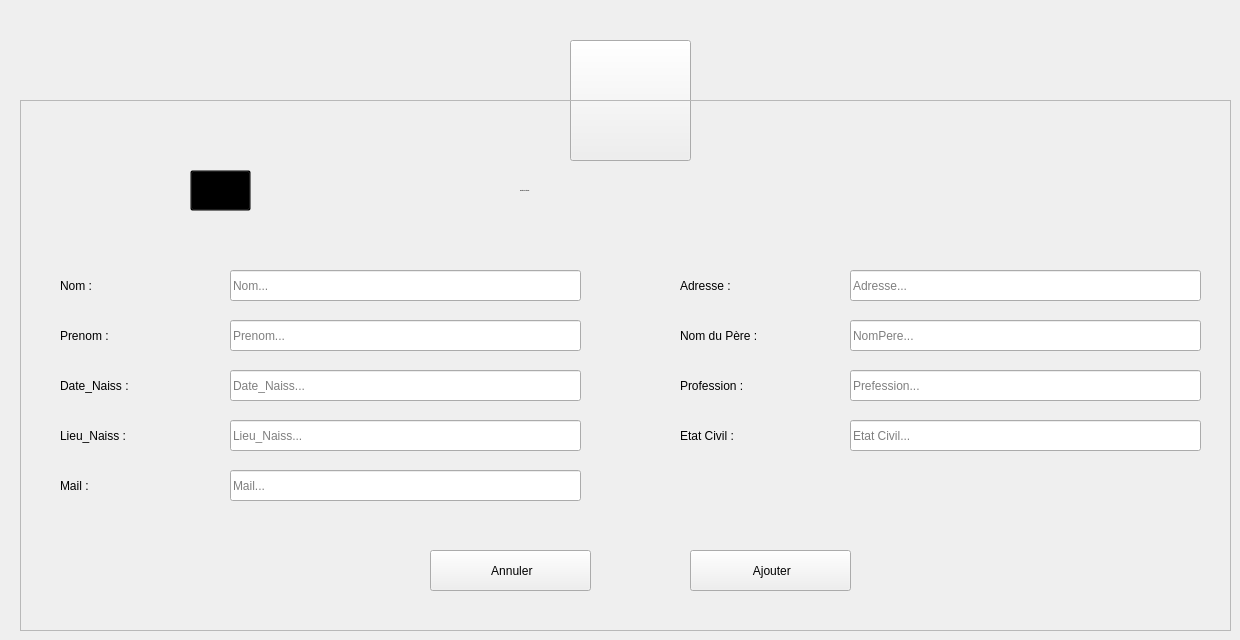
      <widget class="QWidget" name="Ajouter_Citoyen_2">
       <widget class="QToolButton" name="toolButton_20">
        <property name="geometry">
         <rect>
          <x>570</x>
          <y>40</y>
          <width>121</width>
          <height>121</height>
         </rect>
        </property>
        <property name="styleSheet">
         <string notr="true"/>
        </property>
        <property name="text">
         <string/>
        </property>
        <property name="icon">
         <iconset resource="Ressources.qrc">
          <normaloff>:/Ressources/image/systeme-de-population.png</normaloff>:/Ressources/image/systeme-de-population.png</iconset>
        </property>
        <property name="iconSize">
         <size>
          <width>64</width>
          <height>64</height>
         </size>
        </property>
       </widget>
       <widget class="QFrame" name="frame_14">
        <property name="geometry">
         <rect>
          <x>20</x>
          <y>100</y>
          <width>1211</width>
          <height>531</height>
         </rect>
        </property>
        <property name="styleSheet">
         <string notr="true"/>
        </property>
        <property name="frameShape">
         <enum>QFrame::StyledPanel</enum>
        </property>
        <property name="frameShadow">
         <enum>QFrame::Raised</enum>
        </property>
        <widget class="QLabel" name="L_AjouterCitoyen_4">
         <property name="geometry">
          <rect>
           <x>500</x>
           <y>70</y>
           <width>281</width>
           <height>41</height>
          </rect>
         </property>
         <property name="font">
          <font>
           <family>century gothic</family>
           <pointsize>-1</pointsize>
           <weight>75</weight>
           <bold>true</bold>
          </font>
         </property>
         <property name="styleSheet">
          <string notr="true">background: transparent;</string>
         </property>
         <property name="text">
          <string>Ajouter un Citoyen</string>
         </property>
        </widget>
        <widget class="QLabel" name="L_ANomCitoyen_2">
         <property name="geometry">
          <rect>
           <x>40</x>
           <y>170</y>
           <width>121</width>
           <height>31</height>
          </rect>
         </property>
         <property name="styleSheet">
          <string notr="true">background: transparent;</string>
         </property>
         <property name="text">
          <string>Nom :</string>
         </property>
        </widget>
        <widget class="QLabel" name="L_APrenomCitoyen_2">
         <property name="geometry">
          <rect>
           <x>40</x>
           <y>220</y>
           <width>121</width>
           <height>31</height>
          </rect>
         </property>
         <property name="styleSheet">
          <string notr="true">background: transparent;</string>
         </property>
         <property name="text">
          <string>Prenom :</string>
         </property>
        </widget>
        <widget class="QLabel" name="L_ADateNaissCit_2">
         <property name="geometry">
          <rect>
           <x>40</x>
           <y>270</y>
           <width>131</width>
           <height>31</height>
          </rect>
         </property>
         <property name="styleSheet">
          <string notr="true">background: transparent;</string>
         </property>
         <property name="text">
          <string>Date_Naiss :</string>
         </property>
        </widget>
        <widget class="QLabel" name="L_ALieuNaissCit_2">
         <property name="geometry">
          <rect>
           <x>40</x>
           <y>320</y>
           <width>141</width>
           <height>31</height>
          </rect>
         </property>
         <property name="styleSheet">
          <string notr="true">background: transparent;</string>
         </property>
         <property name="text">
          <string>Lieu_Naiss :</string>
         </property>
        </widget>
        <widget class="QLabel" name="L_AMailCitoyen_2">
         <property name="geometry">
          <rect>
           <x>40</x>
           <y>370</y>
           <width>141</width>
           <height>31</height>
          </rect>
         </property>
         <property name="styleSheet">
          <string notr="true">background: transparent;</string>
         </property>
         <property name="text">
          <string>Mail :</string>
         </property>
        </widget>
        <widget class="QLineEdit" name="LE_ANomCitoyen_2">
         <property name="geometry">
          <rect>
           <x>210</x>
           <y>170</y>
           <width>351</width>
           <height>31</height>
          </rect>
         </property>
         <property name="placeholderText">
          <string>Nom...</string>
         </property>
        </widget>
        <widget class="QLineEdit" name="LE_APrenomCitoyen_2">
         <property name="geometry">
          <rect>
           <x>210</x>
           <y>220</y>
           <width>351</width>
           <height>31</height>
          </rect>
         </property>
         <property name="placeholderText">
          <string>Prenom...</string>
         </property>
        </widget>
        <widget class="QLineEdit" name="LE_ADateNaissCit_2">
         <property name="geometry">
          <rect>
           <x>210</x>
           <y>270</y>
           <width>351</width>
           <height>31</height>
          </rect>
         </property>
         <property name="placeholderText">
          <string>Date_Naiss...</string>
         </property>
        </widget>
        <widget class="QLineEdit" name="LE_ALieuNaissCit_2">
         <property name="geometry">
          <rect>
           <x>210</x>
           <y>320</y>
           <width>351</width>
           <height>31</height>
          </rect>
         </property>
         <property name="placeholderText">
          <string>Lieu_Naiss...</string>
         </property>
        </widget>
        <widget class="QLineEdit" name="LE_AMailCitoyen_2">
         <property name="geometry">
          <rect>
           <x>210</x>
           <y>370</y>
           <width>351</width>
           <height>31</height>
          </rect>
         </property>
         <property name="text">
          <string/>
         </property>
         <property name="placeholderText">
          <string>Mail...</string>
         </property>
        </widget>
        <widget class="QPushButton" name="B_AConfirmerCitoyen_2">
         <property name="geometry">
          <rect>
           <x>670</x>
           <y>450</y>
           <width>161</width>
           <height>41</height>
          </rect>
         </property>
         <property name="text">
          <string> Ajouter</string>
         </property>
         <property name="icon">
          <iconset resource="Ressources.qrc">
           <normaloff>:/Ressources/image/confirm.png</normaloff>:/Ressources/image/confirm.png</iconset>
         </property>
         <property name="iconSize">
          <size>
           <width>20</width>
           <height>20</height>
          </size>
         </property>
        </widget>
        <widget class="QPushButton" name="B_AAnnulerCitoyen_2">
         <property name="geometry">
          <rect>
           <x>410</x>
           <y>450</y>
           <width>161</width>
           <height>41</height>
          </rect>
         </property>
         <property name="styleSheet">
          <string notr="true"/>
         </property>
         <property name="text">
          <string> Annuler</string>
         </property>
         <property name="icon">
          <iconset resource="Ressources.qrc">
           <normaloff>:/Ressources/image/close.png</normaloff>:/Ressources/image/close.png</iconset>
         </property>
         <property name="iconSize">
          <size>
           <width>16</width>
           <height>16</height>
          </size>
         </property>
        </widget>
        <widget class="QToolButton" name="toolButton_21">
         <property name="geometry">
          <rect>
           <x>170</x>
           <y>70</y>
           <width>61</width>
           <height>41</height>
          </rect>
         </property>
         <property name="styleSheet">
          <string notr="true">background: transparent;</string>
         </property>
         <property name="text">
          <string/>
         </property>
         <property name="icon">
          <iconset>
           <normaloff>:/Recources/Images/add-user.png</normaloff>:/Recources/Images/add-user.png</iconset>
         </property>
         <property name="iconSize">
          <size>
           <width>30</width>
           <height>30</height>
          </size>
         </property>
        </widget>
        <widget class="QLabel" name="L_AAdresseCit_2">
         <property name="geometry">
          <rect>
           <x>660</x>
           <y>170</y>
           <width>121</width>
           <height>31</height>
          </rect>
         </property>
         <property name="styleSheet">
          <string notr="true">background: transparent;</string>
         </property>
         <property name="text">
          <string>Adresse :</string>
         </property>
        </widget>
        <widget class="QLineEdit" name="LE_AProfessionCit_2">
         <property name="geometry">
          <rect>
           <x>830</x>
           <y>270</y>
           <width>351</width>
           <height>31</height>
          </rect>
         </property>
         <property name="placeholderText">
          <string>Prefession...</string>
         </property>
        </widget>
        <widget class="QLineEdit" name="LE_AAdresseCit_2">
         <property name="geometry">
          <rect>
           <x>830</x>
           <y>170</y>
           <width>351</width>
           <height>31</height>
          </rect>
         </property>
         <property name="placeholderText">
          <string>Adresse...</string>
         </property>
        </widget>
        <widget class="QLabel" name="L_ANomPereCit_2">
         <property name="geometry">
          <rect>
           <x>660</x>
           <y>220</y>
           <width>151</width>
           <height>31</height>
          </rect>
         </property>
         <property name="styleSheet">
          <string notr="true">background: transparent;</string>
         </property>
         <property name="text">
          <string>Nom du Père :</string>
         </property>
        </widget>
        <widget class="QLineEdit" name="LE_ANomPereCit_2">
         <property name="geometry">
          <rect>
           <x>830</x>
           <y>220</y>
           <width>351</width>
           <height>31</height>
          </rect>
         </property>
         <property name="placeholderText">
          <string>NomPere...</string>
         </property>
        </widget>
        <widget class="QLabel" name="L_AProfessionCit_2">
         <property name="geometry">
          <rect>
           <x>660</x>
           <y>270</y>
           <width>131</width>
           <height>31</height>
          </rect>
         </property>
         <property name="styleSheet">
          <string notr="true">background: transparent;</string>
         </property>
         <property name="text">
          <string>Profession :</string>
         </property>
        </widget>
        <widget class="QLabel" name="L_AEtatCitoyen_2">
         <property name="geometry">
          <rect>
           <x>660</x>
           <y>320</y>
           <width>141</width>
           <height>31</height>
          </rect>
         </property>
         <property name="styleSheet">
          <string notr="true">background: transparent;</string>
         </property>
         <property name="text">
          <string>Etat Civil :</string>
         </property>
        </widget>
        <widget class="QLineEdit" name="LE_AEtatCitoyen_2">
         <property name="geometry">
          <rect>
           <x>830</x>
           <y>320</y>
           <width>351</width>
           <height>31</height>
          </rect>
         </property>
         <property name="placeholderText">
          <string>Etat Civil...</string>
         </property>
        </widget>
       </widget>
      </widget>
